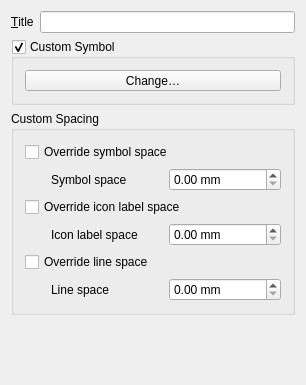
<?xml version="1.0" encoding="UTF-8"?>
<ui version="4.0">
 <class>QgsLayoutLegendItemPropertiesBase</class>
 <widget class="QgsPanelWidget" name="QgsLayoutLegendItemPropertiesBase">
  <property name="geometry">
   <rect>
    <x>0</x>
    <y>0</y>
    <width>306</width>
    <height>385</height>
   </rect>
  </property>
  <property name="sizePolicy">
   <sizepolicy hsizetype="Expanding" vsizetype="Expanding">
    <horstretch>0</horstretch>
    <verstretch>0</verstretch>
   </sizepolicy>
  </property>
  <property name="windowTitle">
   <string>Legend Options</string>
  </property>
  <layout class="QGridLayout" name="gridLayout_2">
   <item row="1" column="0" colspan="2">
    <widget class="QGroupBox" name="groupBox">
     <property name="title">
      <string>Custom Symbol</string>
     </property>
     <property name="checkable">
      <bool>true</bool>
     </property>
     <layout class="QHBoxLayout" name="horizontalLayout">
      <item>
       <widget class="QgsSymbolButton" name="mShapeStyleButton">
        <property name="sizePolicy">
         <sizepolicy hsizetype="Expanding" vsizetype="Fixed">
          <horstretch>0</horstretch>
          <verstretch>0</verstretch>
         </sizepolicy>
        </property>
        <property name="text">
         <string>Change…</string>
        </property>
       </widget>
      </item>
     </layout>
    </widget>
   </item>
   <item row="2" column="0" colspan="2">
    <widget class="QgsCollapsibleGroupBoxBasic" name="mSpacingColGroupBox">
     <property name="focusPolicy">
      <enum>Qt::StrongFocus</enum>
     </property>
     <property name="title">
      <string>Custom Spacing</string>
     </property>
     <property name="syncGroup" stdset="0">
      <string notr="true">composeritem</string>
     </property>
     <property name="collapsed" stdset="0">
      <bool>true</bool>
     </property>
     <layout class="QGridLayout" name="gridLayout" columnstretch="0,1,1">
      <item row="2" column="0" colspan="3">
       <widget class="QCheckBox" name="checkBox_2">
        <property name="text">
         <string>Override icon label space</string>
        </property>
       </widget>
      </item>
      <item row="5" column="2">
       <widget class="QgsDoubleSpinBox" name="mIconLabelSpaceSpinBox">
        <property name="enabled">
         <bool>true</bool>
        </property>
        <property name="prefix">
         <string/>
        </property>
        <property name="suffix">
         <string> mm</string>
        </property>
       </widget>
      </item>
      <item row="1" column="0">
       <spacer name="horizontalSpacer">
        <property name="orientation">
         <enum>Qt::Horizontal</enum>
        </property>
        <property name="sizeType">
         <enum>QSizePolicy::Fixed</enum>
        </property>
        <property name="sizeHint" stdset="0">
         <size>
          <width>20</width>
          <height>2</height>
         </size>
        </property>
       </spacer>
      </item>
      <item row="5" column="1">
       <widget class="QLabel" name="label_121">
        <property name="text">
         <string>Line space</string>
        </property>
       </widget>
      </item>
      <item row="3" column="2">
       <widget class="QgsDoubleSpinBox" name="mLineSpacingSpinBox">
        <property name="enabled">
         <bool>true</bool>
        </property>
        <property name="prefix">
         <string/>
        </property>
        <property name="suffix">
         <string> mm</string>
        </property>
       </widget>
      </item>
      <item row="3" column="1">
       <widget class="QLabel" name="label_8">
        <property name="toolTip">
         <string>Space between symbol icon and symbol label (symbol label left margin).</string>
        </property>
        <property name="text">
         <string>Icon label space</string>
        </property>
       </widget>
      </item>
      <item row="0" column="0" colspan="3">
       <widget class="QCheckBox" name="checkBox">
        <property name="text">
         <string>Override symbol space</string>
        </property>
       </widget>
      </item>
      <item row="1" column="1">
       <widget class="QLabel" name="label_7">
        <property name="toolTip">
         <string>Space above symbol and symbol label.</string>
        </property>
        <property name="text">
         <string>Symbol space</string>
        </property>
       </widget>
      </item>
      <item row="1" column="2">
       <widget class="QgsDoubleSpinBox" name="mSymbolSpaceSpinBox">
        <property name="enabled">
         <bool>true</bool>
        </property>
        <property name="prefix">
         <string/>
        </property>
        <property name="suffix">
         <string> mm</string>
        </property>
       </widget>
      </item>
      <item row="4" column="0" colspan="3">
       <widget class="QCheckBox" name="checkBox_3">
        <property name="text">
         <string>Override line space</string>
        </property>
       </widget>
      </item>
     </layout>
    </widget>
   </item>
   <item row="0" column="0">
    <widget class="QLabel" name="mTitleLabel">
     <property name="text">
      <string>&amp;Title</string>
     </property>
     <property name="buddy">
      <cstring>mTitleLineEdit</cstring>
     </property>
    </widget>
   </item>
   <item row="0" column="1">
    <widget class="QLineEdit" name="mTitleLineEdit"/>
   </item>
   <item row="3" column="0">
    <spacer name="verticalSpacer">
     <property name="orientation">
      <enum>Qt::Vertical</enum>
     </property>
     <property name="sizeHint" stdset="0">
      <size>
       <width>20</width>
       <height>40</height>
      </size>
     </property>
    </spacer>
   </item>
  </layout>
 </widget>
 <layoutdefault spacing="6" margin="11"/>
 <customwidgets>
  <customwidget>
   <class>QgsDoubleSpinBox</class>
   <extends>QDoubleSpinBox</extends>
   <header>qgsdoublespinbox.h</header>
  </customwidget>
  <customwidget>
   <class>QgsCollapsibleGroupBoxBasic</class>
   <extends>QGroupBox</extends>
   <header location="global">qgscollapsiblegroupbox.h</header>
   <container>1</container>
  </customwidget>
  <customwidget>
   <class>QgsSymbolButton</class>
   <extends>QToolButton</extends>
   <header>qgssymbolbutton.h</header>
  </customwidget>
  <customwidget>
   <class>QgsPanelWidget</class>
   <extends>QWidget</extends>
   <header>qgspanelwidget.h</header>
   <container>1</container>
  </customwidget>
 </customwidgets>
 <resources/>
 <connections/>
</ui>
